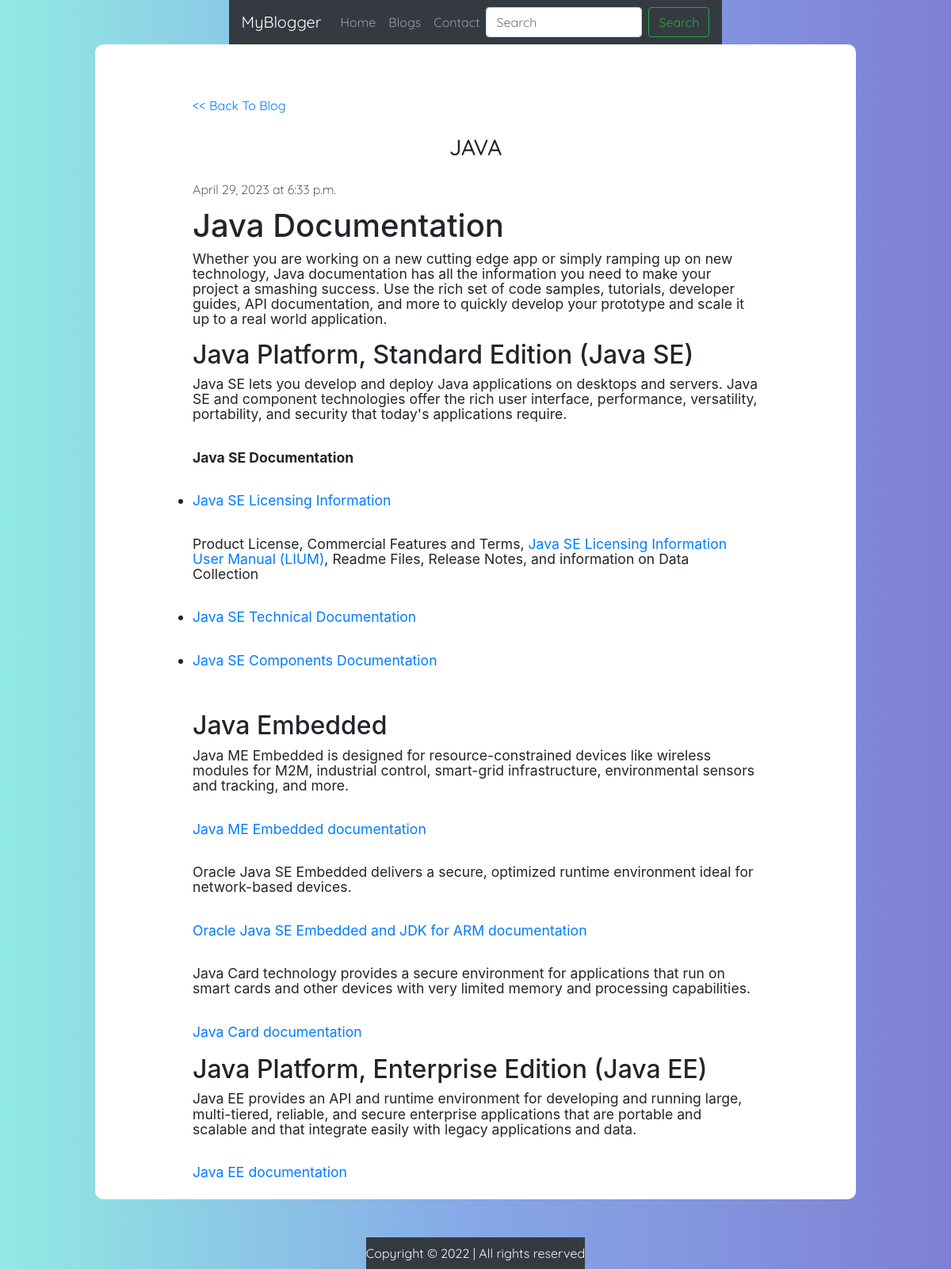
Screenshot of /blogpost/java with the database file from the repository.
### blog/models.py (models this page shows, shortened)
class Blog(models.Model):
    sno=models.AutoField(primary_key=True)
    title=models.CharField(max_length=200)
    content=models.TextField()
    slug=models.CharField(max_length=100)
    time=models.DateTimeField(auto_now_add=True)

### blog/views.py (the view)
# urls.py: path('blogpost/<str:slug>', views.blogpost, name="blogpost"),
def blogpost(request, slug):
    blog= Blog.objects.filter(slug=slug).first()
    context={'blog':blog}
    return render(request, "blogpost.html", context)

### templates/blogpost.html (shortened to what this page needs)
{% extends 'base.html' %}
{% load static %}
{% block body %}
<section>
    <div class="container blogpost my-0 pb-4">
        <div class="row blogimage text-center">
            <div class="col-12 mx-auto my-3"><img class="img-fluid"
            </div>
        </div>
        <div class="row blogcontent">
            <a class="col-12" href="{% url 'blog' %}" style="text-decoration: none;"><< Back To Blog</a>
            <h3 class="col-12 text-uppercase mx-auto my-4 text-center">{{blog.title}}</h3>
            <div class="col-lg-12 col-md-12 mx-auto">
                <div class="font-weight-light" style="margin-bottom: 10px">{{blog.time.date}} at {{blog.time.time}}</div>
                <div class="text-content blogbody font-weight-normal">
                    {{blog.content|safe}}
                </div>
            </div>
        </div>
    </div>
</section>
{% endblock body %}

### templates/base.html (shortened to what this page needs)
<!doctype html>
<html lang="en">
  {% load static %}
  <head>
    <link rel="stylesheet" href="https://cdn.jsdelivr.net/npm/bootstrap@4.0.0/dist/css/bootstrap.min.css">
    <link rel="stylesheet" type="text/css" href="{% static 'css/blog.css' %}">
    <link rel="stylesheet" type="text/css" href="{% static 'css/index.css' %}">
  </head>
  <body>
    <nav class="navbar navbar-expand-lg navbar-dark bg-dark" /*style="background-color: #e3f2fd;"*/>
        <a class="navbar-brand" href="/">MyBlogger</a>
        <div class="collapse navbar-collapse" id="navbarSupportedContent">
          <ul class="navbar-nav mx-auto">
            <li class="nav-item {% block homeactive %}{% endblock homeactive %}">
              <a class="nav-link" href="/">Home <span class="sr-only">(current)</span></a>
            </li>
            <li class="nav-item {% block blogsactive %}{% endblock blogsactive %}">
              <a class="nav-link" href="/blog">Blogs</a>
            </li>
            <li class="nav-item {% block contactactive %}{% endblock contactactive %}">
                <a class="nav-link" href="/contact">Contact</a>
              </li>
        </ul>
          <form name="search" action="/search" method="get" class="form-inline my-2 my-lg-0">
            <input class="form-control mr-sm-2" type="search" placeholder="Search" aria-label="Search">
            <button class="btn btn-outline-success my-2 my-sm-0" type="submit">Search</button>
          </form>
        </div>
    {% block body %}
    {% endblock body %}
    <footer class="bg-dark text-light mt-5">
        <p class="text-center py-2 my-0">
          Copyright &copy; 2022 | All rights reserved
        </p>
    </footer>
  </body>
</html>

### blog/static/css/blog.css (style rules this page uses)
*, *::before, *::after { box-sizing: border-box; padding: 0; margin: 0; }
body { font-family: "Quicksand", sans-serif; place-items: center; height: 100vh; background: #7f7fd5; background: linear-gradient(to right, #91eae4, #86a8e7, #7f7fd5); }
.container { display: flex; flex-wrap: wrap; justify-content: center; max-width: 1200px; margin-block: 2rem; gap: 2rem; }

### rows the page displays
Blog: title "JAVA", time "April 29, 2023", time.time "6:33 p.m.", content "Java Documentation Whether you are working on a new cutting edge app or simply ramping up on new technology, Java documentation has all the information you need to make your project a smashing success. Use the rich set of code samples, tutorials, developer guides, API documentation, and more to quickly develop your prototype and scale it up to a real world application. Java Platform, Standard Edition (Java SE) Java SE lets you develop and deploy Java applications on desktops and servers. Java SE and component technologies offer the rich user interface, performance, versatility, portability, and security that today's applications require. Java SE Documentation Java SE Licensing Information…"
